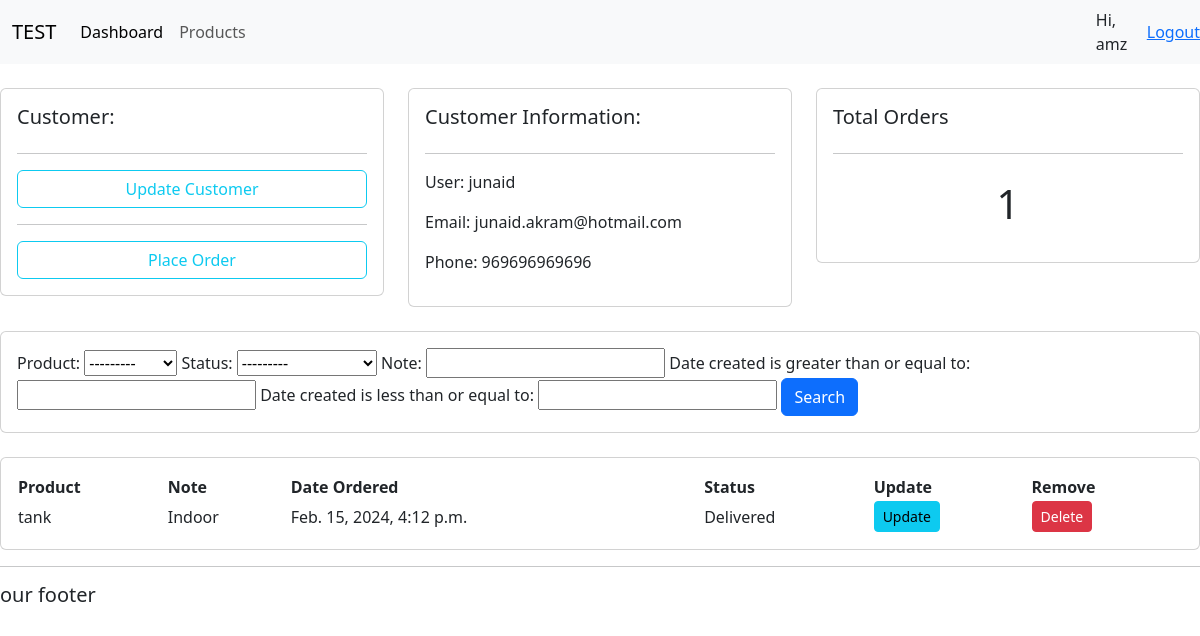
The page /customer/3/ (signed in) on the database its author committed.
### accounts/models.py (models this page shows, shortened)
class Customer(models.Model):
    name = models.CharField(max_length=200, null=True)
    phone = models.CharField(max_length=200, null=True)
    email = models.CharField(max_length=200, null=True)
    date_created = models.DateTimeField(auto_now_add=True, null=True)

class Order(models.Model):
    STATUS = (
        ('Pending', 'Pending'),
        ('Out for delivery', 'Out for delivery'),
        ('Delivered', 'Delivered')
    )
    customer = models.ForeignKey(Customer, null=True, on_delete= models.SET_NULL)
    product = models.ForeignKey(Product, null=True, on_delete= models.SET_NULL)
    date_created = models.DateTimeField(auto_now_add= True, null= True)
    status = models.CharField(max_length= 200 , null= True , choices= STATUS)
    note = models.CharField(max_length= 200 , null= True )

class Product(models.Model):
    CATEGORY = (
        ('Indoor', ' Indoor'),
        ('Out Door', 'Out Door'),
    )
    name = models.CharField(max_length=200 , null= True)
    price = models.FloatField(null= True)
    category = models.CharField(max_length=200 , null= True , choices= CATEGORY)
    discription = models.CharField(max_length=200 , null= True , blank= True)
    date_created = models.DateTimeField(auto_now_add= True , null= True)
    tags = models.ManyToManyField(Tag)
    def __str__(self):
        return self.name

### accounts/decorators.py (the view)
        def wrapper_func(request, *args, **kwargs):
            group = None
            if request.user.groups.exists():
                group = request.user.groups.all()[0].name
            if group in allowed_roles:
                return view_func(request , *args, **kwargs)
            else:
                return HttpResponse('you are not authorized')

### accounts/views.py (called while the page is built)
@login_required(login_url= 'login')
@allowed_users(allowed_roles=['admin'])
def customer(request, pk):
    customer = Customer.objects.get(id=pk)
    orders = customer.order_set.all()
    orders_count = orders.count()
    myFilter = OrderFilter(request.GET, queryset = orders)
    orders =  myFilter.qs
    context = {'customer': customer, 'orders':orders, 'order_count': orders_count, 'myFilter': myFilter}
    return render(request, 'accounts/customer.html',context)

### accounts/templates/accounts/customer.html
{% extends 'accounts/main.html' %}
{% block content %}
<br>
<div class="row">
    <div class="col-md">
        <div class="card card-body">
            <h5>Customer:</h5>
            <hr>
            <a class="btn btn-outline-info" href="">Update Customer</a>
            <hr>
            <a class="btn btn-outline-info" href="{% url 'create_order' customer.id  %}">Place Order</a>
        </div>
    </div>
    <div class="col-md">
        <div class="card card-body">
            <h5>Customer Information:</h5>
            <hr>
            <p>User: {{customer.name}}</p>
            <p>Email: {{customer.email}}</p>
            <p>Phone: {{ customer.phone}}</p>
        </div>
    </div>
    <div class="col-md">
        <div class="card card-body">
            <h5>Total Orders</h5>
            <hr>
            <h1 style="text-align:center;padding:10px">{{orders.count}}</h1>
        </div>
    </div>
</div>
<br>
<div class="row">
    <div class="col">
        <div class="card card-body">
            <form method = "get" >
                {{myFilter.form}}
                <button class="btn btn-primary" type="submit">Search</button>
            </form>
        </div>
    </div>
</div>
<br>
<div class="row">
    <div class="col-md">
        <div class = "card card-body">
            <table>
                <tr>
                    <th>Product</th>
                    <th>Note</th>
                    <th>Date Ordered</th>
                    <th>Status</th>
                    <th>Update</th>
                    <th>Remove</th>
                </tr>
            {% for order in orders %}
                <tr>
                    <td>{{order.product}}</td>
                    <td>{{order.product.category}}</td>
                    <td>{{order.date_created}}</td>
                    <td>{{order.status}}</td>
                    <td> <a class="btn btn-sm btn-info" href="{% url 'update_order' order.id %}">Update</a></td>
                    <td> <a class="btn btn-sm btn-danger" href="{% url 'delete_order' order.id %}">Delete</a></td>
                </tr>
            {% endfor %}
        </table>
        </div>
    </div>
</div>
{% endblock content %}

### accounts/templates/accounts/navbar.html (shortened to what this page needs)
<nav class="navbar navbar-expand-lg bg-body-tertiary bg-dark">
  <div class="container-fluid">
    <a class="navbar-brand" href="#">TEST</a>
    <div class="collapse navbar-collapse" id="navbarNav">
      <ul class="navbar-nav">
        {% if request.user.is_staff %}
        <li class="nav-item">
          <a class="nav-link active" aria-current="page" href="{% url 'home' %}">Dashboard</a>
        </li>
        <li class="nav-item">
          <a class="nav-link" href="{% url 'products' %}">Products</a>
        </li>
        {% endif %}
      </ul>
    </div>
  </div>
  <span class="hi_msg">Hi, {{request.user}} </span>
  <span><a  href="{% url 'logout' %}">Logout</a></span>
</nav>

### rows shown on the page
Customer: name "junaid", email "junaid.akram@hotmail.com", phone "969696969696"
Order: product "tank", product.category "Indoor", date_created "Feb. 15, 2024, 4:12 p.m.", status "Delivered"

### other values the page prints
{{ request.user }} "amz"
{{ orders.count }} "1"
